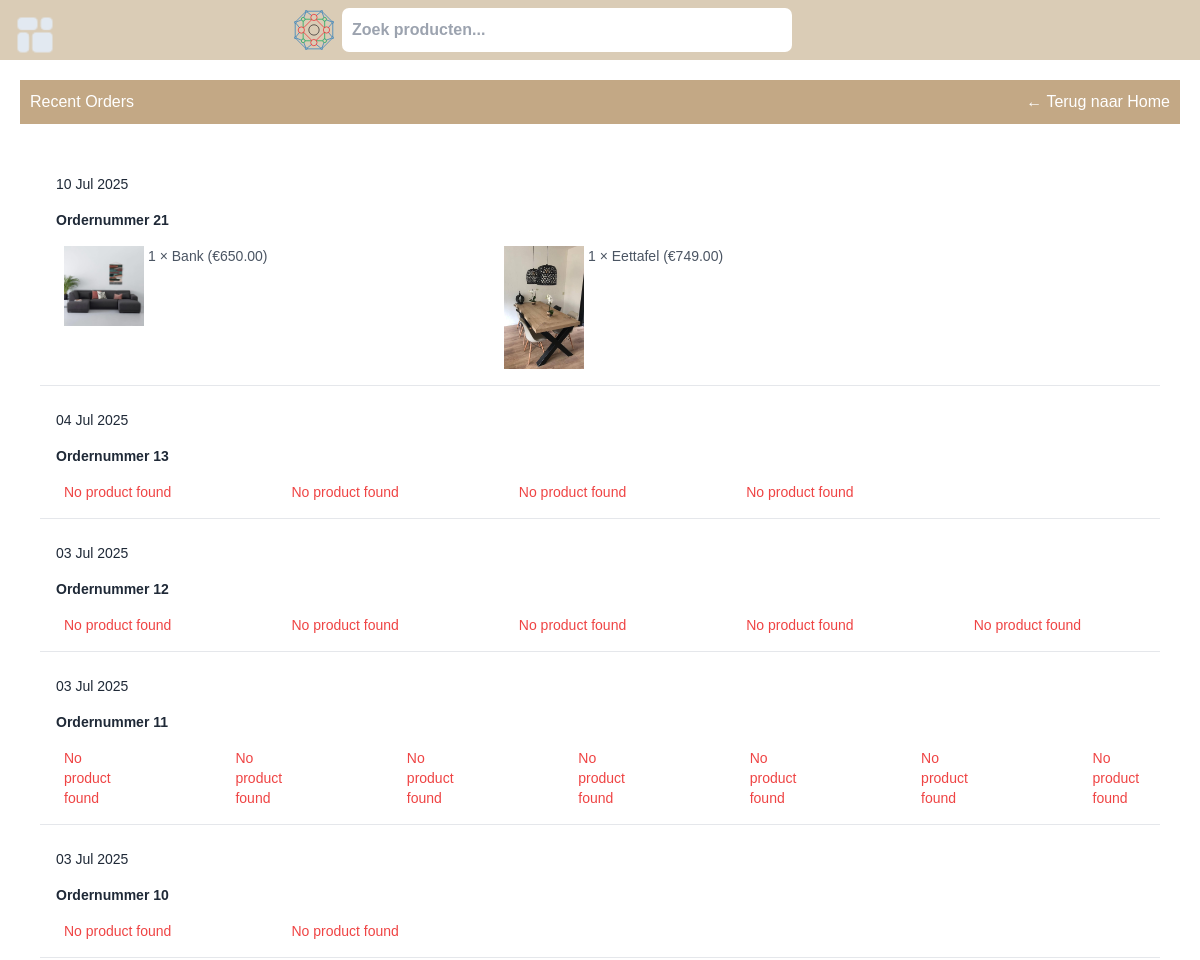
The page /my-orders/ (signed in, upper part) on the database as committed earlier.
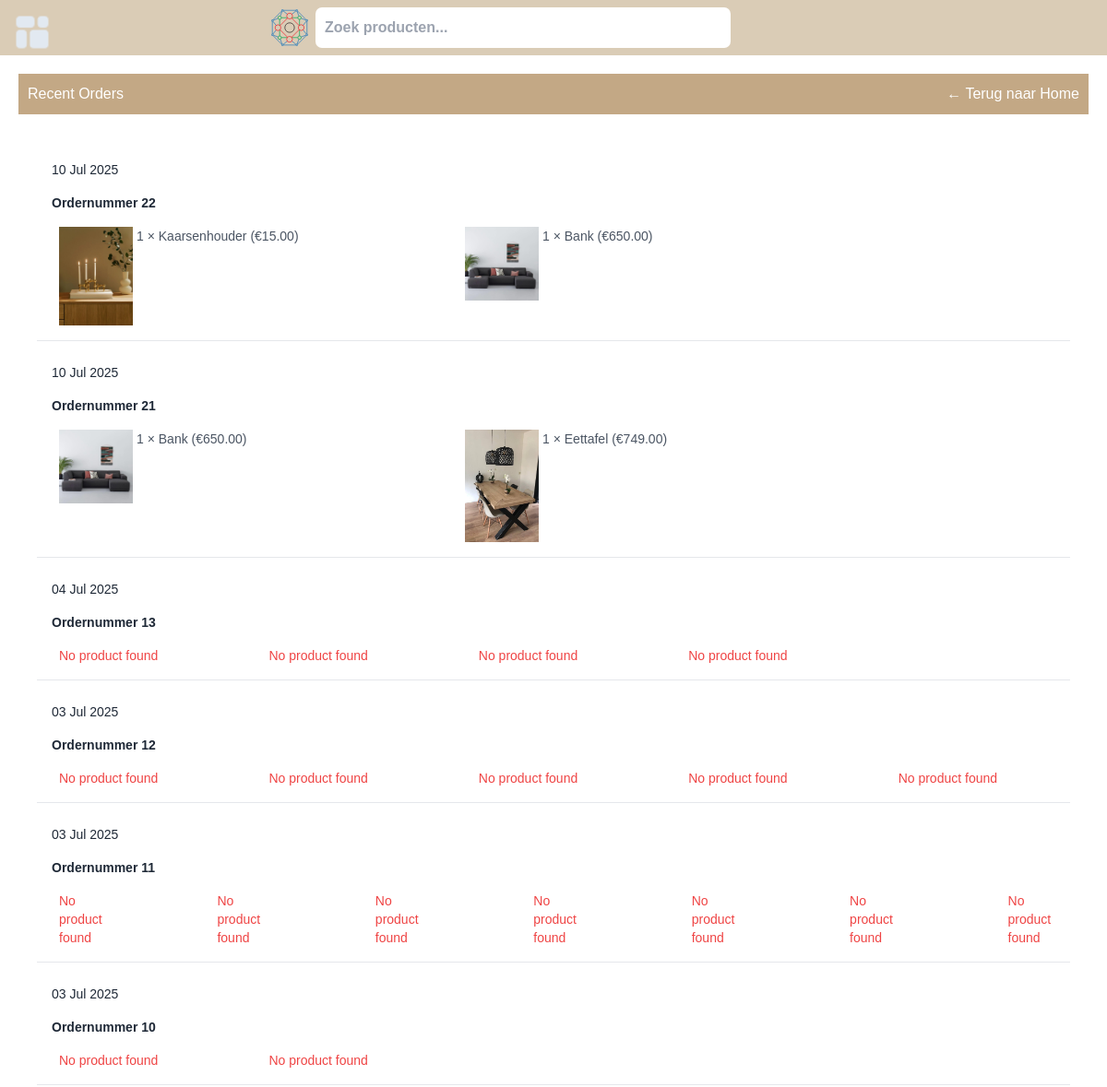
The same page on the database as committed later.
### store/models.py (models this page shows, shortened)
class Order(models.Model):
    user = models.ForeignKey(User, on_delete=models.SET_NULL, null=True, blank=True)
    created_at = models.DateTimeField(auto_now_add=True)
    paid = models.BooleanField(default=False)
    stripe_session_id = models.CharField(max_length=255, blank=True, null=True)

class OrderItem(models.Model):
    order = models.ForeignKey(Order, related_name='items', on_delete=models.CASCADE)
    product = models.ForeignKey('Product', on_delete=models.SET_NULL, null=True)
    quantity = models.PositiveIntegerField()
    price = models.DecimalField(max_digits=10, decimal_places=2)  # prijs op moment van aankoop

class Product(models.Model):
    category = models.ForeignKey(Category, on_delete=models.CASCADE)
    name = models.CharField(max_length=100)
    description = models.TextField(blank=True)
    price = models.DecimalField(max_digits=10, decimal_places=2)
    image = models.ImageField(upload_to='products/', blank=True, null=True)
    created_at = models.DateTimeField(auto_now_add=True)
    updated_at = models.DateTimeField(auto_now=True)
    new = models.BooleanField(default=False)
    def __str__(self):
        if not self.name:
            return 'No Product was found'
        return self.name

### store/views.py (the view)
# urls.py: path('my-orders/', views.my_orders, name='my_orders'),
@login_required
def my_orders(request):
    orders = Order.objects.filter(user=request.user, paid=True).order_by('-created_at')
    return render(request, 'store/my_orders.html', {'orders': orders})

### store/templates/store/my_orders.html (shortened to what this page needs)
{% extends "base.html" %}
{% load static %}
{% block article %}
<nav class="second_header">
    <h1>Recent Orders</h1>
    <a href="{% url 'home' %}">← Terug naar Home</a>
</nav>
<section class="cart_list">
    {% if orders %}
    <ul class="space-y-2 text-sm text-gray-800">
        {% for order in orders %}
        <li class="flex flex-col border-b p-4 gap-4 ">
            {{ order.created_at|date:"d M Y" }}
            <strong>Ordernummer {{ order.id }}</strong>
            <ul class="flex w-full px-[4px] mx-[4px] text-md text-gray-600 gap-[120px] overflow-scroll ">
                {% for item in order.items.all %}
                {% if item.product and item.product.id %}
                <a href="{% url 'product_detail' product_id=item.product.id  %}">
                    <li class="flex flex-row gap-[4px] w-[320px]"><img src="{{ item.product.image.url }}"
                                                                       alt="{{item.product}}" class="w-[80px] "> {{ item.quantity }} × {{ item.product }} (€{{ item.price }})
                    </li>
                </a>
                {% else %}
                <span class="text-red-500">No product found</span>
                {% endif %}
                {% endfor %}
            </ul>
        </li>
        {% endfor %}
    </ul>
    {% else %}
    <p class="">no orders yet</p>
    {% endif %}
</section>
{% endblock article %}

Rows that differ between the two databases and show on the page:
added Order: created_at "10 Jul 2025", id "22"
added OrderItem: product.image (picture), quantity "1", product "Kaarsenhouder", price "15.00", shown under "10 Jul 2025"
added OrderItem: product.image (picture), quantity "1", product "Bank", price "650.00", shown under "10 Jul 2025"
